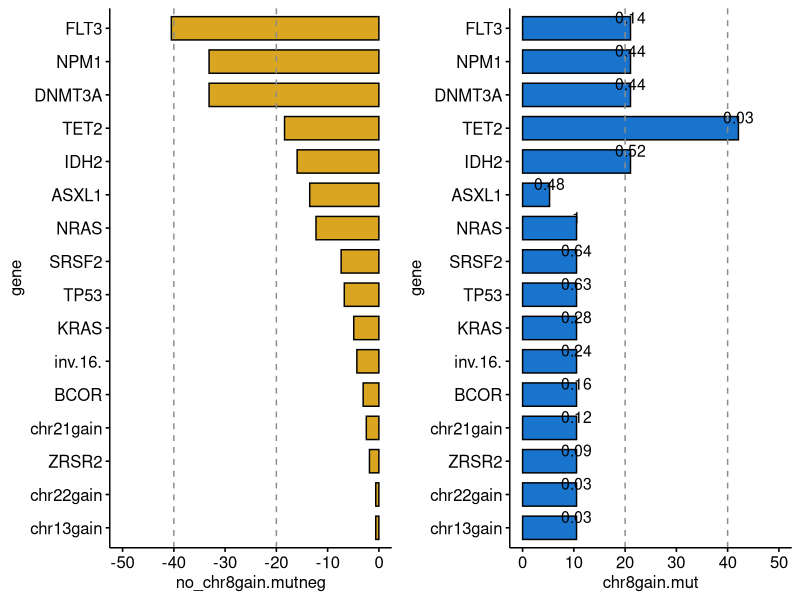
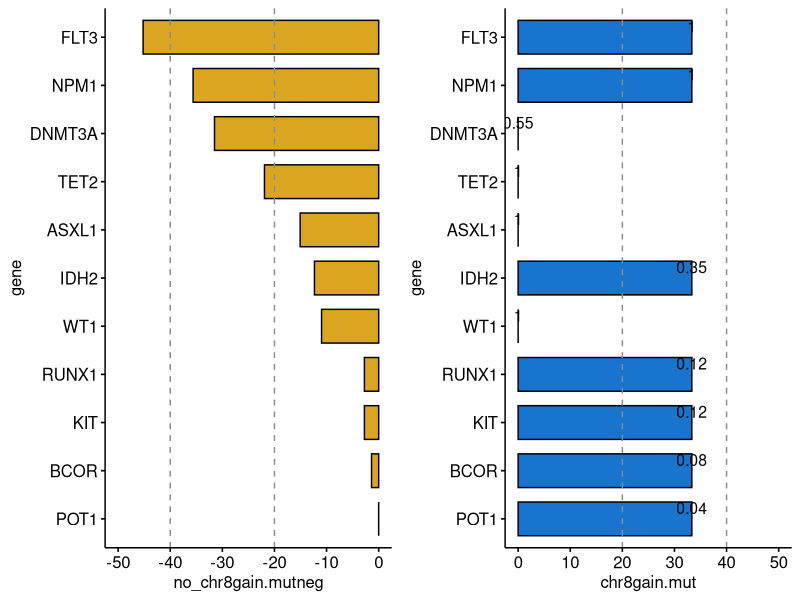

Write R code to recreate these figures, in order.
#!/usr/bin/Rscript
# compare chr8gain vs no-chr8gain mut freqs at diagnosis

data=read.table("../fig4/AML_data.muts.chroms.matrix.diagnosis.txt",sep="\t",header=TRUE,row.names=1)

library(stringr)
data$patient = str_split_i(rownames(data),":",2)

# keep the first entry for a given patient
library(dplyr)
dataf <- data %>%
  group_by(patient) %>%
  slice(1) %>%
  ungroup()
  
ctsumm <- dataf %>%
  group_by(chr8gain) %>%
  summarize(across(where(is.numeric), ~ sum(. == 1), .names = "{.col}")) %>%
  ungroup()

cts = t(as.data.frame(ctsumm))

colnames(cts) = c("no_chr8gain.mut","chr8gain.mut")
cts = cts[-1,]
cts = as.data.frame(cts)
cts[,1] = as.numeric(cts[,1])
cts[,2] = as.numeric(cts[,2])
cts$gene = rownames(cts)
cts$chr8gain.wt = table(dataf$chr8gain)[2] - cts$chr8gain.mut
cts$no_chr8gain.wt = table(dataf$chr8gain)[1] - cts$no_chr8gain.mut

mypvals = ""
for (i in 1:nrow(cts)){
    ddf = rbind(c(cts$chr8gain.mut[i],cts$chr8gain.wt [i]), c(cts$no_chr8gain.mut[i],cts$no_chr8gain.wt[i]))
    mypvals[i] = fisher.test(ddf)$p.value
}




summary <- dataf %>%
  select(chr8gain, everything()) %>%
  group_by(chr8gain) %>%
  summarize(across(where(is.numeric), ~ mean(. == 1) * 100, .names = "{.col}")) %>%
  ungroup()

mydf = t(as.data.frame(summary))

colnames(mydf) = c("no_chr8gain.mut","chr8gain.mut")
mydf = mydf[-1,]
mydf = as.data.frame(mydf)
mydf[,1] = as.numeric(mydf[,1])
mydf[,2] = as.numeric(mydf[,2])
mydf$gene = rownames(mydf)

mydf$pvalue = as.numeric(mypvals)
mydf$fisher.nlp = log10(mydf$pvalue)*-1

# keep genes mutated in >= 5% of the entire cohort
#mydf2 = mydf[rownames(mydf) %in% colnames(data[,colSums(data[,-ncol(data)])/nrow(data)>=0.05]),]
mydf2 = mydf[mydf$chr8gain.mut >= 10 | mydf$no_chr8gain.mut >= 10,]

library(ggpubr)
library(viridis)

mydf2$no_chr8gain.mutneg = mydf2$no_chr8gain.mut*-1
mydf2$gene = factor(mydf2$gene,levels=mydf2[order(mydf2$no_chr8gain.mut),"gene"])

p1=ggbarplot(mydf2,x="gene",y="chr8gain.mut",fill="dodgerblue3",orientation="horizontal",label=round(mydf2$pvalue,digits=2))+ylim(c(0,50))+geom_hline(yintercept = c(20,40), linetype = "dashed", color = "gray55")

p2=ggbarplot(mydf2,x="gene",y="no_chr8gain.mutneg",fill="goldenrod",orientation="horizontal")+ylim(c(-50,0))+geom_hline(yintercept = c(-20,-40), linetype = "dashed", color = "gray55")

pdf("diagnosis.chr8gain-vs-nochr8gain.pop-mutfreq.barplot.pdf",height=6,width=7.5,useDingbats=FALSE)
ggarrange(p2,p1,ncol=2)
dev.off()

######
####
# now relapse1
# compare chr8gain vs no-chr8gain mut freqs at relapse

data=read.table("../fig4/AML_data.muts.chroms.matrix.relapse.txt",sep="\t",header=TRUE,row.names=1)

library(stringr)
data$patient = str_split_i(rownames(data),":",2)

# keep the first entry for a given patient
library(dplyr)
dataf <- data %>%
  group_by(patient) %>%
  slice(1) %>%
  ungroup()
  
ctsumm <- dataf %>%
  group_by(chr8gain) %>%
  summarize(across(where(is.numeric), ~ sum(. == 1), .names = "{.col}")) %>%
  ungroup()

cts = t(as.data.frame(ctsumm))

colnames(cts) = c("no_chr8gain.mut","chr8gain.mut")
cts = cts[-1,]
cts = as.data.frame(cts)
cts[,1] = as.numeric(cts[,1])
cts[,2] = as.numeric(cts[,2])
cts$gene = rownames(cts)
cts$no_chr8gain.wt = table(dataf$chr8gain)[1] - cts$no_chr8gain.mut
cts$chr8gain.wt = table(dataf$chr8gain)[2] - cts$chr8gain.mut


mypvals = ""
for (i in 1:nrow(cts)){
    ddf = rbind(c(cts$chr8gain.mut[i],cts$chr8gain.wt [i]), c(cts$no_chr8gain.mut[i],cts$no_chr8gain.wt[i]))
    mypvals[i] = fisher.test(ddf)$p.value
}




summary <- dataf %>%
  select(chr8gain, everything()) %>%
  group_by(chr8gain) %>%
  summarize(across(where(is.numeric), ~ mean(. == 1) * 100, .names = "{.col}")) %>%
  ungroup()

mydf = t(as.data.frame(summary))

colnames(mydf) = c("no_chr8gain.mut","chr8gain.mut")
mydf = mydf[-1,]
mydf = as.data.frame(mydf)
mydf[,1] = as.numeric(mydf[,1])
mydf[,2] = as.numeric(mydf[,2])
mydf$gene = rownames(mydf)

mydf$pvalue = as.numeric(mypvals)
mydf$fisher.nlp = log10(mydf$pvalue)*-1

# keep genes mutated in >= 5% of the entire cohort
#mydf2 = mydf[rownames(mydf) %in% colnames(data[,colSums(data[,-ncol(data)])/nrow(data)>=0.05]),]
mydf2 = mydf[mydf$chr8gain.mut >= 10 | mydf$no_chr8gain.mut >= 10,]

library(ggpubr)
library(viridis)

mydf2$no_chr8gain.mutneg = mydf2$no_chr8gain.mut*-1
mydf2$gene = factor(mydf2$gene,levels=mydf2[order(mydf2$no_chr8gain.mut),"gene"])

p1=ggbarplot(mydf2,x="gene",y="chr8gain.mut",fill="dodgerblue3",orientation="horizontal",label=round(mydf2$pvalue,digits=2))+ylim(c(0,50))+geom_hline(yintercept = c(20,40), linetype = "dashed", color = "gray55")

p2=ggbarplot(mydf2,x="gene",y="no_chr8gain.mutneg",fill="goldenrod",orientation="horizontal")+ylim(c(-50,0))+geom_hline(yintercept = c(-20,-40), linetype = "dashed", color = "gray55")

pdf("relapse.chr8gain-vs-nochr8gain.pop-mutfreq.barplot.pdf",height=6,width=7.5,useDingbats=FALSE)
ggarrange(p2,p1,ncol=2)
dev.off()